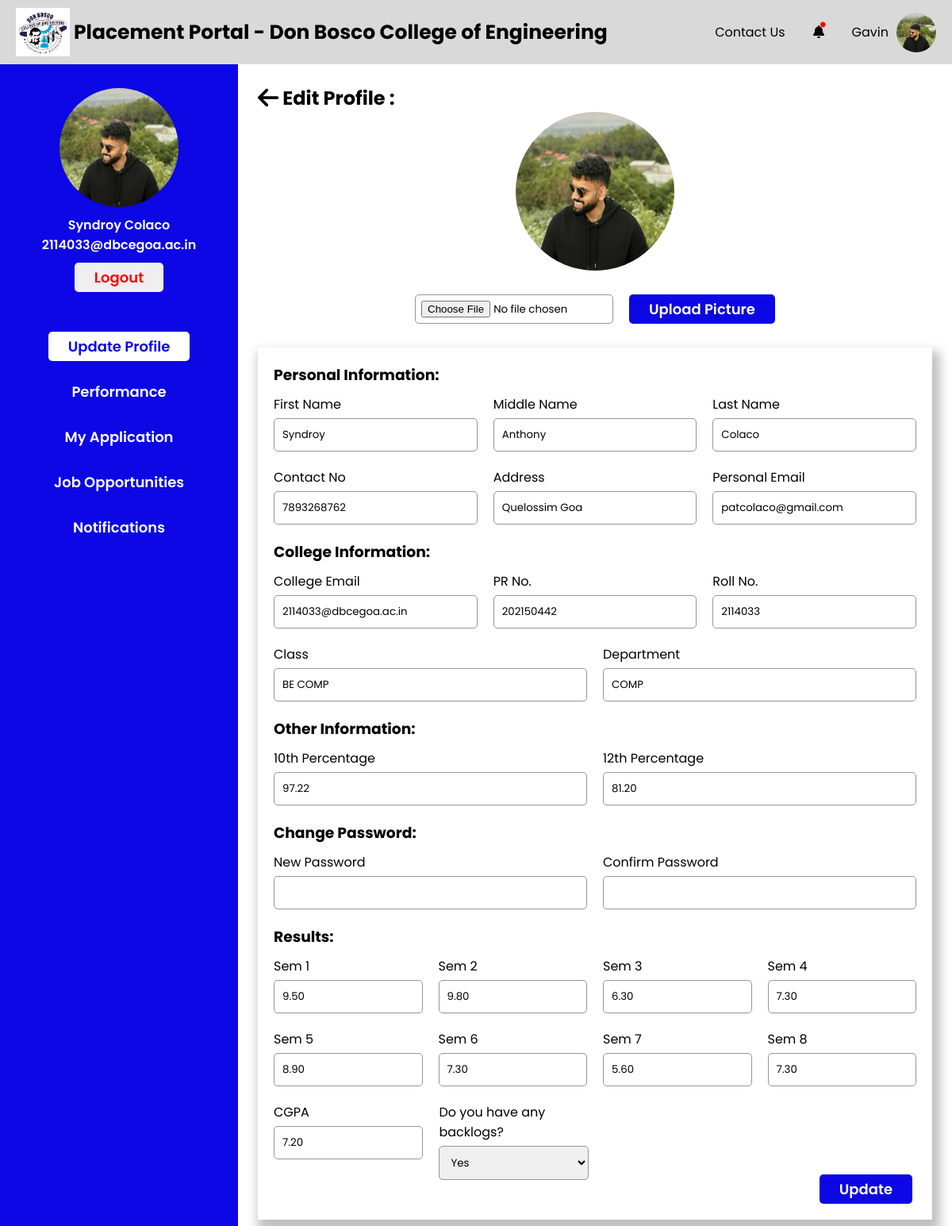
Before: /Students/my-profile.php (signed in) with the older database file.
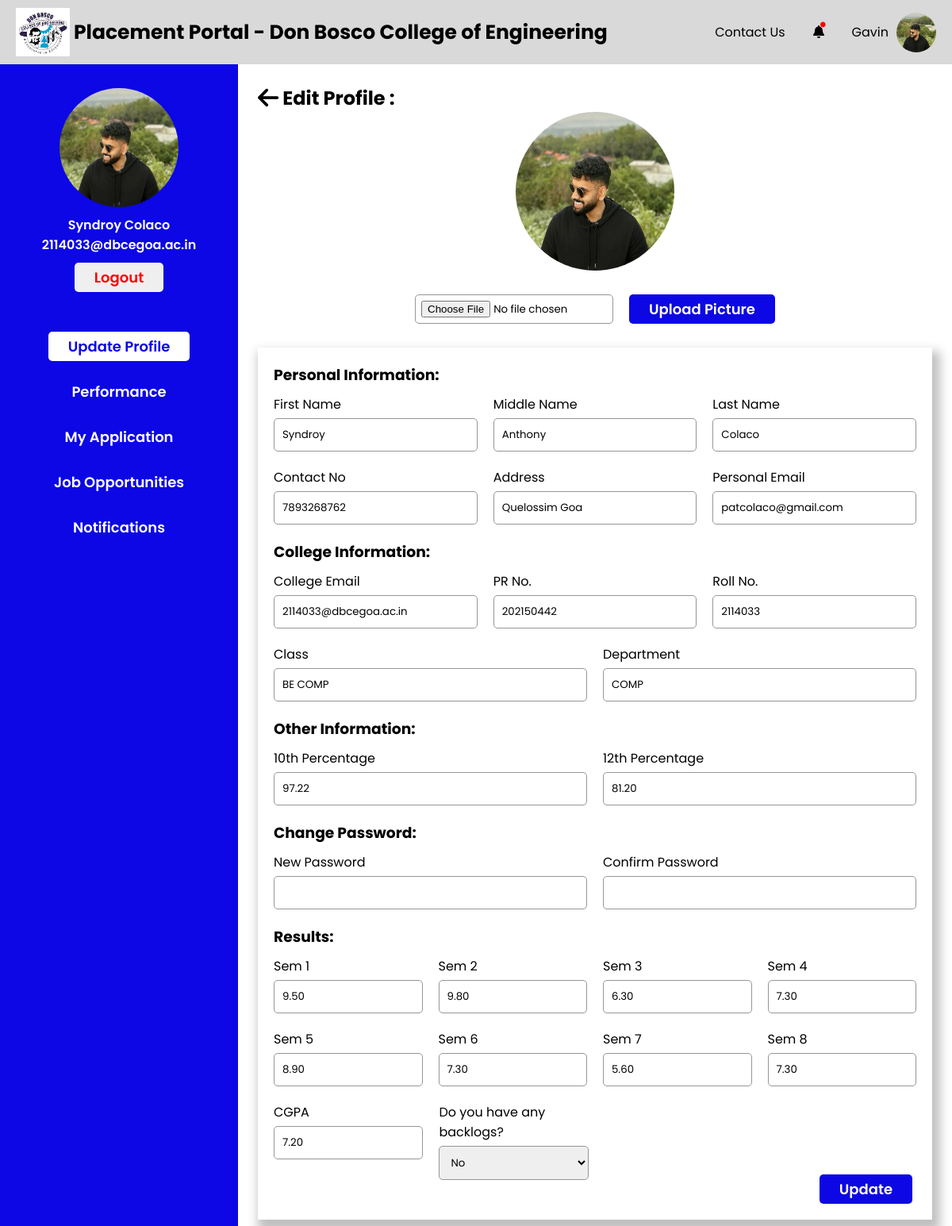
After: the same page with the newer database file.
### tables this page shows
CREATE TABLE `result` (
  `S_College_Email` varchar(255) NOT NULL,
  `Sem1_SGPA` decimal(4,2) NOT NULL DEFAULT 0.00,
  `Sem2_SGPA` decimal(4,2) NOT NULL DEFAULT 0.00,
  `Sem3_SGPA` decimal(4,2) NOT NULL DEFAULT 0.00,
  `Sem4_SGPA` decimal(4,2) NOT NULL DEFAULT 0.00,
  `Sem5_SGPA` decimal(4,2) NOT NULL DEFAULT 0.00,
  `Sem6_SGPA` decimal(4,2) NOT NULL DEFAULT 0.00,
  `Sem7_SGPA` decimal(4,2) NOT NULL DEFAULT 0.00,
  `Sem8_SGPA` decimal(4,2) NOT NULL DEFAULT 0.00,
  `CGPA` decimal(4,2) NOT NULL DEFAULT 0.00,
  `has_backlogs` tinyint(1) DEFAULT 0
);

### Students/my-profile.php (the view, shortened to what the changed rows need)
<?php
global $conn;
if (isset($_SESSION["user_type"]) && isset($_SESSION["user_email"])) {
    $fetchStudentQuery = "SELECT S.S_10th_marksheet as marksheet_10, S.S_12th_marksheet as marksheet_12, S.S_10th_Perc as percentage_10, S.S_12th_Perc as percentage_12, S.S_Address as address, S.S_College_Email as cemail, S.S_Fname as fname, S.S_Lname as lname, S.S_Mname as mname, S.S_Personal_Email as pemail, S.S_Phone_no as phoneno, S.S_PR_No as prno, S.S_Resume as resume, S.S_Roll_no as rollno, S.S_Year_of_Admission as yoa, C.Class_name as class, D.Dept_name as department, S.S_Profile_pic as image, R.Sem1_SGPA as sem1, R.Sem2_SGPA as sem2, R.Sem3_SGPA as sem3,R.Sem4_SGPA as sem4,R.Sem5_SGPA as sem5,R.Sem6_SGPA as sem6,R.Sem7_SGPA as sem7,R.Sem8_SGPA as sem8,R.CGPA as cgpa,R.has_backlogs as backs FROM student S INNER JOIN class as C ON C.Class_id = S.S_Class_id INNER JOIN department as D ON D.Dept_id = C.Dept_id INNER JOIN result as R ON R.S_College_Email = S.S_College_Email WHERE S.S_College_Email = ?;";
    $fetchStudent = $conn->prepare($fetchStudentQuery);
    $fetchStudent->bind_param("s", $_SESSION["user_email"]);
    $fetchStudent->execute();
    $result = $fetchStudent->get_result();
    if ($result->num_rows > 0) {
        $StudentInfo = $result->fetch_assoc();
        $StudentSem1 = htmlspecialchars($StudentInfo['sem1']);
        $StudentSem2 = htmlspecialchars($StudentInfo['sem2']);
        $StudentSem3 = htmlspecialchars($StudentInfo['sem3']);
        $StudentSem4 = htmlspecialchars($StudentInfo['sem4']);
        $StudentSem5 = htmlspecialchars($StudentInfo['sem5']);
        $StudentSem6 = htmlspecialchars($StudentInfo['sem6']);
        $StudentSem7 = htmlspecialchars($StudentInfo['sem7']);
        $StudentSem8 = htmlspecialchars($StudentInfo['sem8']);
        $StudentCGPA = htmlspecialchars($StudentInfo['cgpa']);
        $StudentBacks = htmlspecialchars($StudentInfo['backs']);
    } else {
    }
} else {
    echo "Session variables not set.";
    exit();
}
?>
<!DOCTYPE html>
<html lang="en">
<head>
    <?php include './head.php' ?>
    <link rel="stylesheet" href="./css/my-profile.css">
</head>
<body>
    <div id="wrapper">
        <?php include './header.php' ?>
        <div class="container">
            <div class="main-container">
                <h2 class="main-container-heading"><a href="./dashboard.php"><i class="fa-solid fa-arrow-left fa-lg" style="color: #000000;"></i></a>
                    Edit Profile : </h2>
                <div class="sections">
                    <form action="./my-profile.php" method="post">
                        <?php
                        echo '<div class="form-adjust">
                        </div>
                                <input type="number" name="sem1" step="0.01" min="0" max="10" value="' . $StudentSem1 . '">
                                <input type="number" name="sem2" step="0.01" min="0" max="10" value="' . $StudentSem2 . '">
                                <input type="number" name="sem3" step="0.01" min="0" max="10" value="' . $StudentSem3 . '">
                                <input type="number" name="sem4" step="0.01" min="0" max="10" value="' . $StudentSem4 . '">
                                <input type="number" name="sem5" step="0.01" min="0" max="10" value="' . $StudentSem5 . '">
                                <input type="number" name="sem6" step="0.01" min="0" max="10" value="' . $StudentSem6 . '">
                                <input type="number" name="sem7" step="0.01" min="0" max="10" value="' . $StudentSem7 . '">
                                <input type="number" name="sem8" step="0.01" min="0" max="10" value="' . $StudentSem8 . '">
                        <div class="form-adjust cgpa">
                                <input type="number" name="cgpa" step="0.01" min="0" max="10" value="' . $StudentCGPA . '" step="0.01" min="0" max="10">
                            <div>
                                <label for="backs">Do you have any backlogs?</label><br>
                                <select name="backs" id="">';
                        if ($StudentBacks == "0") {
                            echo '<option value="0" selected>No</option>
                         <option value="1">Yes</option>
                                </select>
                        </div>
                        </div>';
                        } else {
                            echo '<option value="0">No</option>
                         <option value="1" selected>Yes</option>
                                </select>
                        </div>
                        </div>';
                        }
                        ?>
                    </form>
                </div>
            </div>
        </div>
    </div>
</body>
</html>

Changed rows visible on the page:
changed result: backs "Yes" → "No"
